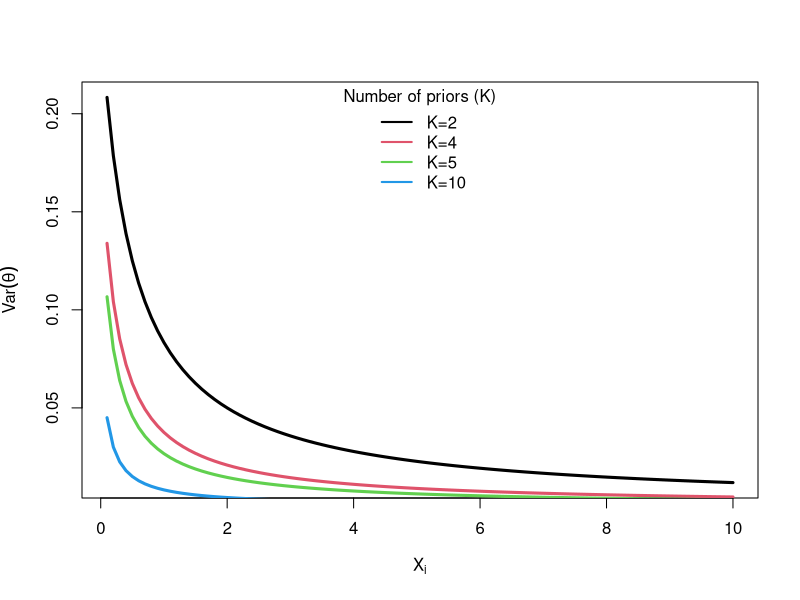

Here is the R script that generated this plot:
# Just a little something for us to begin studying how to do a PSA for \pi(\theta)
# imagine an equal-parameter prior with X_i = x for a n-dimensional simplex

dirichlet_var <- function(x, n){
  X <- rep(x, n)
  N <- n*x
  return( (x*(N-x))/ (N^2*(N+1)))
}

xs <- seq(.1, 10, .1)
# Stuff for the Jeffreys' prior
which(xs == .5)
dirichlet_var(1/2, 4)
dirichlet_var(1/2, 8)

svg("../plots/Dirichlet_var.svg")
plot(xs, dirichlet_var(xs, 2), type = "l", lwd = 3, ylab = expression(Var(theta)), xlab = expression(X[i]))
lines(xs, dirichlet_var(xs, 4), type = "l", col = 2, lwd = 3)
lines(xs, dirichlet_var(xs, 5), type = "l", col = 3, lwd = 3)
lines(xs, dirichlet_var(xs, 10), type = "l", col = 4, lwd = 3)
legend(x = "top",legend = c("K=2", "K=4", "K=5", "K=10"),
       title = "Number of priors (K)", lwd = 2, col = 1:4, bty="n")
dev.off()